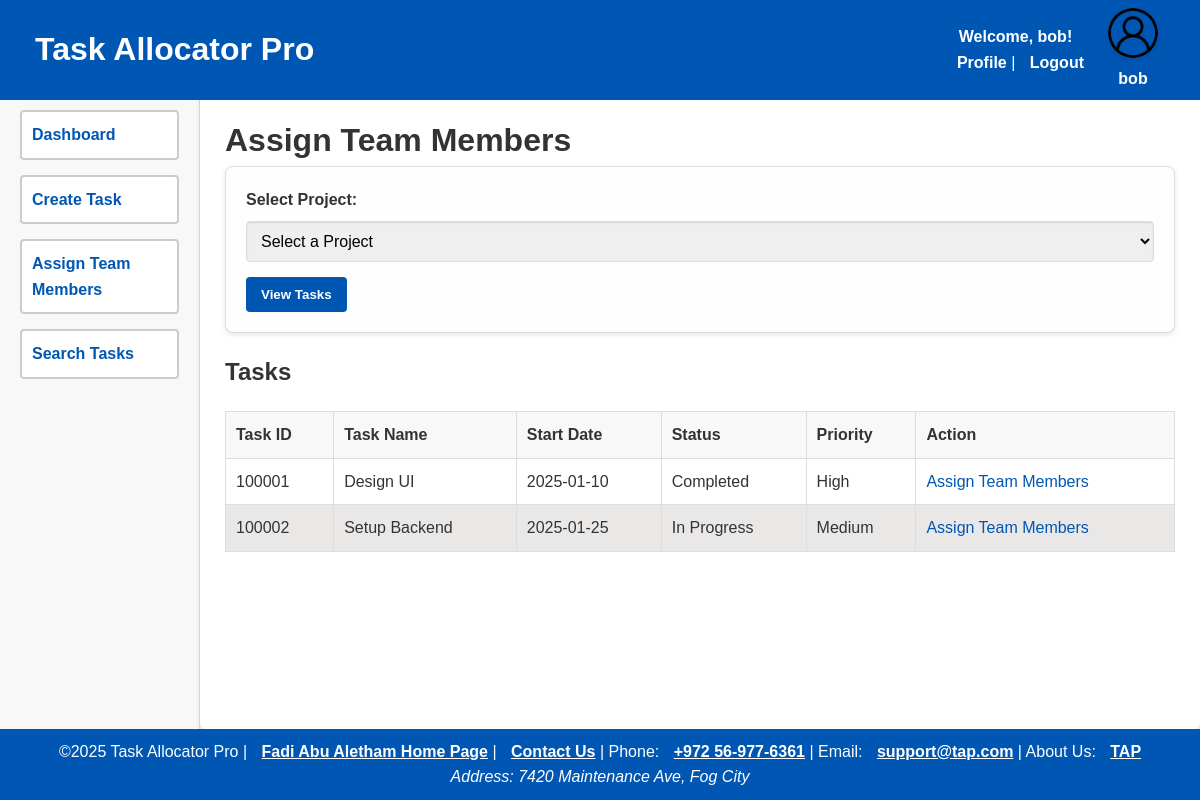
The page /assignTask.php?projectId=PROJ-10001 (signed in) on the database its author committed.
### tables this page shows
CREATE TABLE `tasks` (
  `taskId` varchar(20) NOT NULL,
  `taskName` varchar(255) NOT NULL,
  `taskDescription` text NOT NULL,
  `projectId` varchar(20) NOT NULL,
  `startDate` date NOT NULL,
  `endDate` date NOT NULL,
  `effort` decimal(10,2) NOT NULL,
  `status` varchar(255) DEFAULT 'pending',
  `priority` varchar(255) NOT NULL,
  `createdAt` timestamp NOT NULL DEFAULT CURRENT_TIMESTAMP,
  `progress` int DEFAULT '0'
);

### assignTask.php (the view, shortened to what this page needs)
<?php
$pdo = getDatabaseConnection("root", "");
$tasks = [];
if (!empty($_GET['projectId'])) {
    $sql = "SELECT taskId, taskName, startDate, status, priority
            FROM tasks
            WHERE projectId = :projectId
            ORDER BY
                (SELECT COUNT(*) FROM teamAssignments WHERE tasks.taskId = teamAssignments.taskId) ASC";
    $stmt = $pdo->prepare($sql);
    $stmt->execute([':projectId' => $_GET['projectId']]);
    $tasks = $stmt->fetchAll();
}
?>
<!DOCTYPE html>
<html lang="en">
<head>
    <link rel="stylesheet" href="styles.css">
</head>
<body>
    <div class="container">
        <?php require "header.php"; require "navigation.php"; ?>
        <main>
        <h1>Assign Team Members</h1>
        <form method="get" action="assignTask.php">
            <label for="projectId">Select Project:</label>
            <select id="projectId" name="projectId" required>
                <option value="" disabled selected>Select a Project</option>
            </select>
            <button type="submit">View Tasks</button>
        </form>
        <?php if (isset($_GET['projectId'])): ?>
            <?php if (!empty($tasks)): ?>
                <h2>Tasks</h2>
                <table class="zebra-table">
                    <thead>
                        <tr>
                            <th>Task ID</th>
                            <th>Task Name</th>
                            <th>Start Date</th>
                            <th>Status</th>
                            <th>Priority</th>
                            <th>Action</th>
                        </tr>
                    </thead>
                    <tbody>
                        <?php foreach ($tasks as $task): ?>
                            <tr>
                                <td><?php echo $task['taskId']; ?></td>
                                <td><?php echo $task['taskName']; ?></td>
                                <td><?php echo $task['startDate']; ?></td>
                                <td><?php echo $task['status']; ?></td>
                                <td><?php echo $task['priority']; ?></td>
                                <td>
                                    <a href="assignTeamMemberForm.php?taskId=<?php echo $task['taskId']; ?>">Assign Team Members</a>
                                </td>
                            </tr>
                        <?php endforeach; ?>
                    </tbody>
                </table>
            <?php else: ?>
                <p class="error">No tasks found for this project.</p>
            <?php endif; ?>
        <?php endif; ?>
        </main>
        <?php require "footer.php"; ?>
    </div>
</body>
</html>

### styles.css (style rules this page uses)
* { margin: 0; padding: 0; box-sizing: border-box; }
html, body { height: 100%; }
.container { display: grid; grid-template-columns: 200px 1fr 1fr; grid-template-rows: 70px 1fr 70px; grid-template-areas: "header header header" "nav main main" "footer footer footer"; min-height: 100vh; }
main { grid-area: main; background-color: #fff; border-radius: 8px; padding: 25px; box-shadow: 0 2px 5px rgba(0, 0, 0, 0.1); overflow-y: auto; margin-top: 20px; }
body { font-family: Arial, sans-serif; background-color: #f4f4f9; color: #333; line-height: 1.6; height: 100vh; display: grid; grid-template-rows: auto 1fr auto; }
table { width: 100%; border-collapse: collapse; margin: 20px 0; }
th, td { text-align: left; padding: 10px; border: 1px solid #ddd; }
th { background-color: #f8f8f8; cursor: pointer; }
tr:nth-child(even) { background-color: #eae7e7; }
form { margin-bottom: 20px; background-color: #fefefe; padding: 20px; border-radius: 8px; box-shadow: 0 2px 5px rgba(0, 0, 0, 0.1); border: 1px solid #ddd; }
label { display: block; font-weight: bold; margin-bottom: 8px; color: #333; }
input, select, textarea { width: 100%; padding: 10px; margin-bottom: 15px; border: 1px solid #ddd; border-radius: 4px; font-size: 1rem; box-shadow: inset 0 1px 2px rgba(0, 0, 0, 0.1); transition: border-color 0.3s, box-shadow 0.3s; }
button { background-color: #0056b3; color: white; font-weight: bold; padding: 10px 15px; border: none; border-radius: 4px; cursor: pointer; transition: background-color 0.3s, transform 0.2s; }
a { color: #0056b3; text-decoration: none; transition: 0.3s; }

### rows shown on the page
tasks: taskId "100001", taskName "Design UI", startDate "2025-01-10", status "Completed", priority "High"
tasks: taskId "100002", taskName "Setup Backend", startDate "2025-01-25", status "In Progress", priority "Medium"

### other values the page prints
$_SESSION["username"] "bob"
